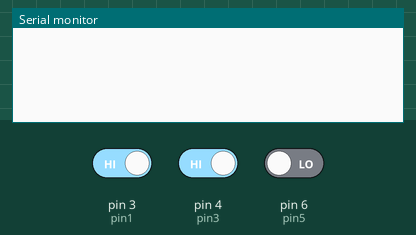
Simulated run of this sketch. Board: Arduino Uno, built with avr-gcc and run on an emulated ATmega328P. Shown: the last lines printed to the serial monitor. Inputs (shaded band) come from the test bench; at power-on: pin 3 (pin1) HIGH, pin 4 (pin3) HIGH, pin 6 (pin5) LOW. No radio packets arrive unless stated.

Above: at 1.2 s.
1.3 s: pin 3 (pin1) driven LOW
At 1.7 s:
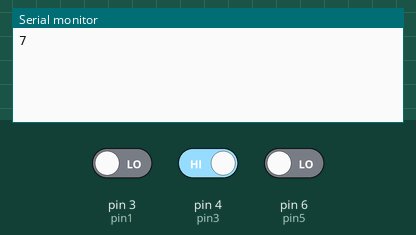
3.3 s: pin 4 (pin3) driven LOW
At 3.7 s:
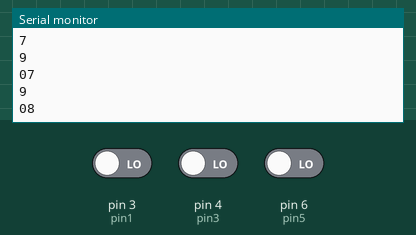
4.8 s: pin 3 (pin1) driven HIGH
Timing chart, 0 to 7.8 s (numbered marks = the images above; inputs shaded):
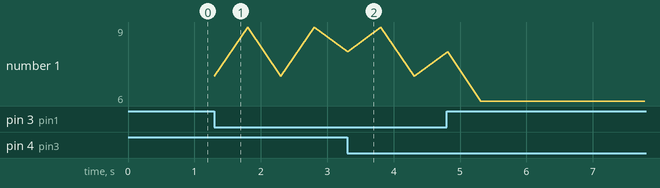

Measured:
- after the input at 1.3 s, the serial monitor: prints a new line at once (image 1)
- after the input at 3.3 s, the serial monitor: prints a new line at once (image 2)
- plotted number 1: 7 → 6 after the input at 4.8 s

The sketch:

sender.ino
```cpp
#define pin1 3
#define pin3 4
#define pin4 A1
#define pin5 6

#define acl 9
#define sum 7
#define we 8
#define l1 1
#define l2 2
#define m 3
#define ba 6
#define r2 4
#define r1 5
#include <SPI.h>
#include <nRF24L01.h>
#include <RF24.h>   //NRF24L01 2.4G无线模块的库文件,已发群里
RF24 radio(7, 8);   //创建一个RF24的对象CE=7, CSN=8
const byte address[6] = "00001";  //创建一个数组，建立发送机地址，或者说两个模块将用于通信的“管道”
int cases = 0;

void setup() {
Serial.begin(9600);
pinMode(pin1, INPUT);
pinMode(pin3, INPUT);
pinMode(pin4, INPUT);
radio.begin();    //初始化radio对象
  radio.openWritingPipe(address);  //使用radio.openWritingPipe（）函数设置的发送机地址
  radio.setPALevel(RF24_PA_MIN);  //设置功率放大器级别，将其设置为最小值
  radio.stopListening();  // 使用radio.stopListening()函数将模块设置为发送机
}

void loop() {
if (digitalRead(pin1) == 0) {
  cases = sum;
  send(cases);
  delay(500);
  for (int i = 2; i>1; i++) {
      if(digitalRead(pin1) == 0) {
      i = 0;
      cases = acl;
      send (cases);
      delay(500);
    }

    Serial.print(0);
    if(digitalRead(pin3) == 0){
      cases = we;
      send(we);
      delay(500);
      for (int a = 2; a > 1; a++){
      if(digitalRead(pin1) == 0){
      i = 0;
      a = 0;
      cases = acl;
      send (cases);
      delay(500);
     } else if (digitalRead(pin5) == 0){
      cases = ba;
      send(cases);
      delay(30);
      }else if (digitalRead(pin3) == 0){
       a = 0;
      cases = sum;
      send (cases);
      delay(500);
     }
     else if (analogRead(pin4) > 0 && analogRead(pin4) <= 209){
        cases = l1;
        send(cases);
      }else if (analogRead(pin4) > 209 && analogRead(pin4) <= 409){
        cases = l2;
        send(cases);
      }else if (analogRead(pin4) > 409 && analogRead(pin4) <= 714){
        cases = m;
        send(cases);
      }else if (analogRead(pin4) > 714 && analogRead(pin4) <= 914){
        cases = r2;
        send(cases);
      }else if (analogRead(pin4) > 914 && analogRead(pin4) <= 1023){
        cases = r1;
        send(cases);}
      }
     }
    }
  }
}


void send (int c) {
 radio.write(&c, sizeof(c));
 Serial.println(c);
}
```
